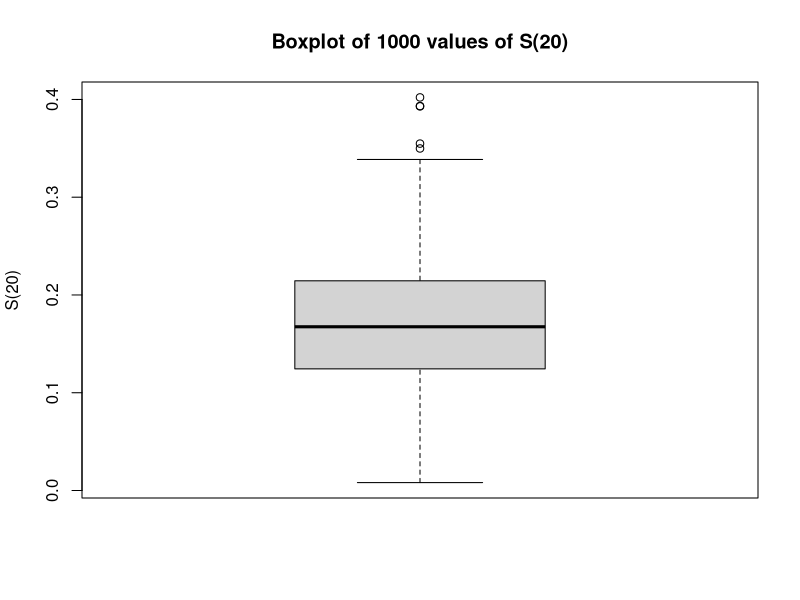

R code for this plot:
x =  c(15.321, 9.008, 20.104, 7.729, 45.154, 8.404, 5.332, 0.577, 4.305, 4.517,
  12.594, 6.829, 3.291, 37.175, 0.841, 1.317, 7.613, 20.582, 2.030, 10.001,
  4.666, 12.933, 0.591, 39.454,  8.875)
n =  length(x)
library(MASS)
fitdistr(x,"weibull")
#  OUTPUT from R:
#
#       shape        scale
#    0.9839245   11.4852981
#  ( 0.1512936) ( 2.4660607)
#gamma = 0.9839245
#alpha = 11.4852981
gamma = fitdistr(x,"weibull")$estimate[1]
alpha = fitdistr(x,"weibull")$estimate[2]

B  =  1000
W  =  matrix(0,B,n)
A =  numeric(B)
A =  rep(0,B)
G =  numeric(B)
G =  rep(0,B)
S = numeric(B)
S = rep(0,B)
{
for (i in 1:B) 
W[i,]  =  rweibull(n,gamma,alpha)
}

{
for (i in 1:B) 
G[i] = fitdistr(W[i,],"weibull")$estimate[1]
}
{
for (i in 1:B) 
A[i] = fitdistr(W[i,],"weibull")$estimate[2]
}
{
for (i in 1:B) 
S[i] = exp(-(20/A[i])^G[i])
}
summary(S)
sd(S)
boxplot(S,ylab="S(20)",main="Boxplot of 1000 values of S(20)")
out=c(mean(G),sd(G),mean(A),sd(A))

